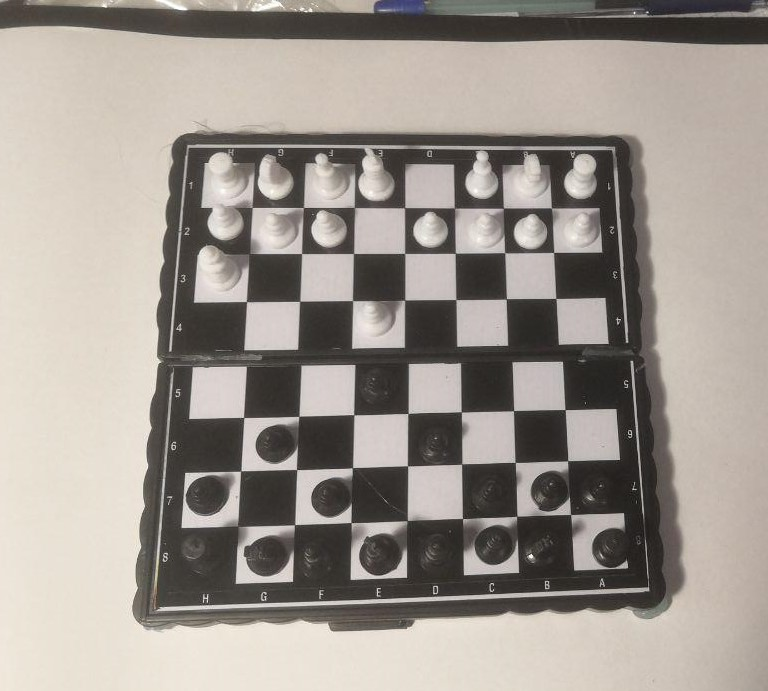
#> input picture d7d6.jpg, 768 x 691 px
$ python -i chess_arm_opencv.py   (imports and definitions only)
#> lines starting #> are read from the running program, lines starting #| are printed output that depends on the picture; after the words box and inside, x2 and y2 are one past the last pixel; in counts of white or black regions, pixels touching at a corner belong together
#> further down, picture is the input picture: shape (691, 768, 3); mean B, G, R 143.6, 150.8, 158
import cv2 as cv
import numpy as np
import chess


def empty(a):
    pass


def board_detec(img):
    flag = False
    coor_board = None
    threshold1 = 50
    threshold2 = 220
    kernal_s = 1
    blur = 1
    itdel = 1
    itero = 1
    min_a = 51
    max_a = 169
    kernal = np.ones((kernal_s,kernal_s), np.uint8)
    grey = cv.GaussianBlur(img, (blur*2+1,blur*2+1), 3)
    grey = cv.cvtColor(grey, cv.COLOR_BGR2GRAY)
#> grey: shape (691, 768)
    imgCanny = cv.Canny(grey, threshold1, threshold2)
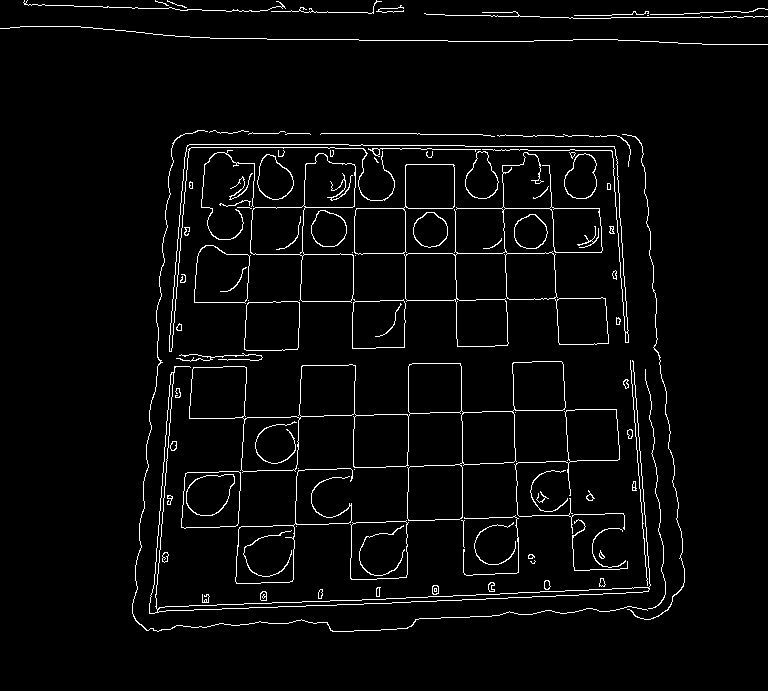
#> imgCanny: shape (691, 768); 3.4% white in thin lines or dots
    imgdel = cv.dilate(imgCanny, kernal, iterations=itdel)
    evosion = cv.erode(imgdel, kernal, iterations=itero)
    thrash = cv.adaptiveThreshold(evosion, 255, cv.ADAPTIVE_THRESH_GAUSSIAN_C,
                                   cv.THRESH_BINARY, 11, 2)
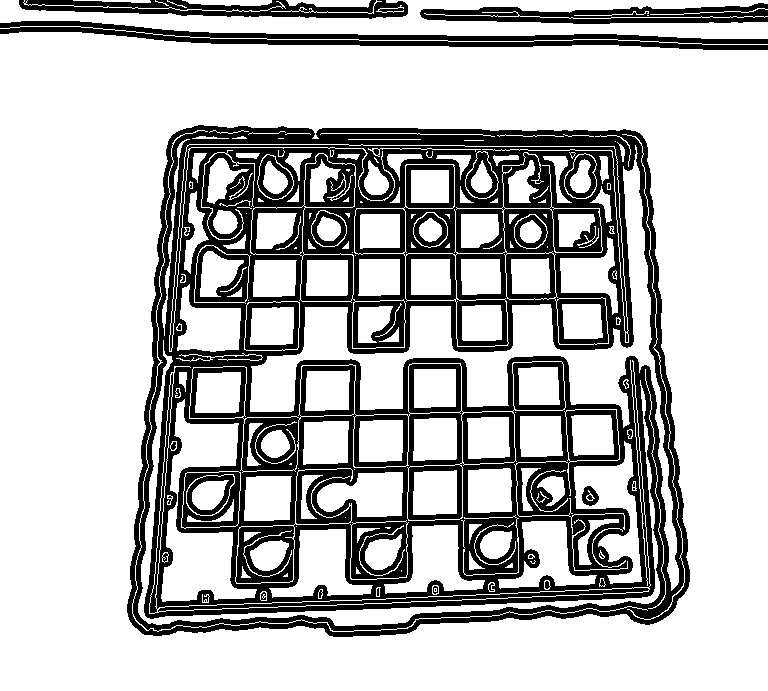
#> thrash: shape (691, 768); 73.8% white; 10 black regions (4 under 20 px)
    contours, _ = cv.findContours(thrash, cv.RETR_TREE, cv.CHAIN_APPROX_SIMPLE)
#> contours = 294 contours, 100 with area under 20; largest, box (x1, y1, x2, y2) and area: (0, 32, 768, 691) 495820, (126, 124, 691, 638) 259370, (189, 361, 566, 521) 22036, (250, 145, 679, 591) 21280, (354, 152, 609, 347) 15779

   # cv.imshow('thrash', evosion)
    for contour in contours:
        approx = cv.approxPolyDP(contour, 0.1*cv.arcLength(contour, True), True)
        area = cv.contourArea(approx)
        # if area > 2000*min_a:
        #     print(len(approx), '   ', area)


        if len(approx) == 4:
            flag = True
            x, y, w, h = cv.boundingRect(approx)
            aspectRatio = float(w)/h
            im_size = img.shape[0]*img.shape[1]
            if aspectRatio > 0.5 and aspectRatio < 1.5:
                if (w*h > int(min_a*im_size/614)) and (w*h < (max_a*im_size/409)):
                    cv.drawContours(img, [approx], 0, (255, 0, 0), 5)
                    coor_board = approx
#> this loop made 294 passes
#> (approx, area, x, y, w, h, aspectRatio) on passes 1, 2, 5, 10, 12, 13, 16, 18: ([[0, 34], [0, 690], [767, 690], [767, 50]], 497016, 0, 34, 768, 657, 1.17), ([[170, 136], [639, 132], [674, 610], [135, 628]], 244440, 135, 132, 540, 497, 1.09), ([[262, 591], [260, 599], [266, 600], [266, 592]], 41, 260, 591, 7, 10, 0.7), ([[377, 587], [376, 596], [379, 596], [380, 587]], 27, 376, 587, 5, 10, 0.5), ([[433, 585], [432, 593], [436, 594], [438, 586]], 37.5, 432, 585, 7, 10, 0.7), ([[434, 585], [438, 587], [435, 594], [432, 592]], 29.5, 432, 585, 7, 10, 0.7), ([[490, 582], [488, 589], [494, 591], [494, 583]], 39, 488, 582, 7, 10, 0.7), ([[545, 580], [544, 588], [548, 589], [549, 581]], 33, 544, 580, 6, 10, 0.6)
#> (area, x, y, w, h, aspectRatio) on passes 62, 63, 65, 66, 67, 71: (2964, 181, 472, 60, 56, 1.07), (2865, 181, 472, 60, 55, 1.09), (1122, 188, 474, 46, 39, 1.18), (1068, 188, 475, 46, 38, 1.21), (581, 193, 480, 36, 29, 1.24), (1786.5, 468, 468, 44, 45, 0.978)


    return coor_board, flag


def board_pos(img):
    None


def correct_perspective(img, approx):
    pts = approx.reshape(4, 2)
    tl, tr, br, bl =  (
        pts[np.argmin(np.sum(pts, axis=1))],
        pts[np.argmin(np.diff(pts, axis=1))],
        pts[np.argmax(np.sum(pts, axis=1))],
        pts[np.argmax(np.diff(pts, axis=1))]
    )

    w = max(np.linalg.norm(br-bl), np.linalg.norm(tr-tl))
    h = max(np.linalg.norm(tr-br), np.linalg.norm(tl-bl))

    src = np.array([tl, tr, br, bl], dtype='float32')
    dst = np.array([[0, 0],[w, 0],[w, h],[0, h]],
                    dtype='float32')

    M = cv.getPerspectiveTransform(src, dst)
    img = cv.warpPerspective(img, M, (int(w), int(h)))

    return cv.resize(img, (400,400))


def get_square(img, row, col):
    width = img.shape[0]
    square = width // 8
    x1,y1 = row*square, col*square
    x2,y2 = x1+square, y1+square
    return img[x1:x2,y1:y2]


#cap = cv.VideoCapture(0)
# [1 line that did not run here, left out]
# [18 lines not run here, left out]
    #ret, frame = cap.read()

# [1 line that did not run here, left out]
# [1 line not run here, left out]
# [2 lines that did not run here, left out]

# [2 lines that did not run here, left out]
    # [4 lines of commented-out code are left out]
# [1 line that did not run here, left out]
    # [7 lines of commented-out code are left out]

>>> import cv2
>>> picture = cv2.imread('d7d6.jpg')
>>> result = board_detec(picture)
